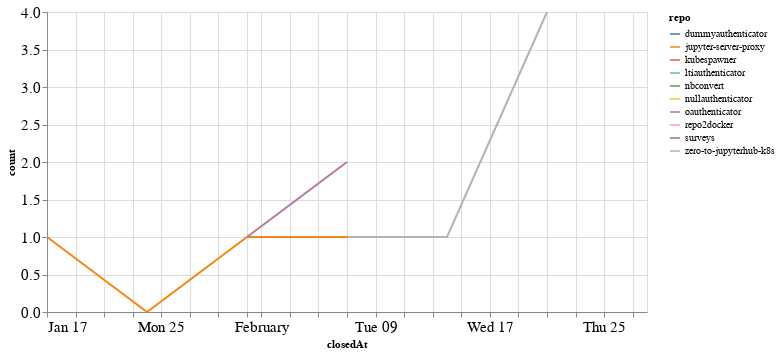

This figure's notebook cell:
### Code cell
closed_by_time = closed_by.groupby('repo').resample('W', on='closedAt').count()['author'].reset_index()
closed_by_time = closed_by_time.rename(columns={'author': 'count'})

alt.Chart(closed_by_time, width=600).mark_line().encode(
    x='closedAt',
    y='count',
    color='repo',
    tooltip="repo"
)

### Figure 1 — Vega-Lite specification as saved in the notebook (floating-point values rounded to 4 significant figures)
{"config": {"axisLeft": {"labelFontSize": 15}, "axisBottom": {"labelFontSize": 15}}, "data": {"name": "data-d8742a3f53a28f22122d72babfa062f4"}, "mark": "line", "encoding": {"color": {"type": "nominal", "field": "repo"}, "tooltip": {"type": "nominal", "field": "repo"}, "x": {"type": "temporal", "field": "closedAt"}, "y": {"type": "quantitative", "field": "count"}}, "width": 600, "$schema": "https://vega.github.io/schema/vega-lite/v4.8.1.json", "datasets": {"data-d8742a3f53a28f22122d72babfa062f4": [{"repo": "dummyauthenticator", "closedAt": "2021-02-14T00:00:00", "count": 1}, {"repo": "jupyter-server-proxy", "closedAt": "2021-01-17T00:00:00", "count": 1}, {"repo": "jupyter-server-proxy", "closedAt": "2021-01-24T00:00:00", "count": 0}, {"repo": "jupyter-server-proxy", "closedAt": "2021-01-31T00:00:00", "count": 1}, {"repo": "jupyter-server-proxy", "closedAt": "2021-02-07T00:00:00", "count": 1}, {"repo": "jupyter-server-proxy", "closedAt": "2021-02-14T00:00:00", "count": 1}, {"repo": "kubespawner", "closedAt": "2021-02-28T00:00:00", "count": 1}, {"repo": "ltiauthenticator", "closedAt": "2021-01-31T00:00:00", "count": 1}, {"repo": "nbconvert", "closedAt": "2021-02-07T00:00:00", "count": 2}, {"repo": "nullauthenticator", "closedAt": "2021-02-14T00:00:00", "count": 1}, {"repo": "oauthenticator", "closedAt": "2021-01-31T00:00:00", "count": 1}, {"repo": "oauthenticator", "closedAt": "2021-02-07T00:00:00", "count": 2}, {"repo": "repo2docker", "closedAt": "2021-02-21T00:00:00", "count": 1}, {"repo": "surveys", "closedAt": "2021-02-21T00:00:00", "count": 1}, {"repo": "zero-to-jupyterhub-k8s", "closedAt": "2021-02-07T00:00:00", "count": 1}, {"repo": "zero-to-jupyterhub-k8s", "closedAt": "2021-02-14T00:00:00", "count": 1}, {"repo": "zero-to-jupyterhub-k8s", "closedAt": "2021-02-21T00:00:00", "count": 4}]}}
